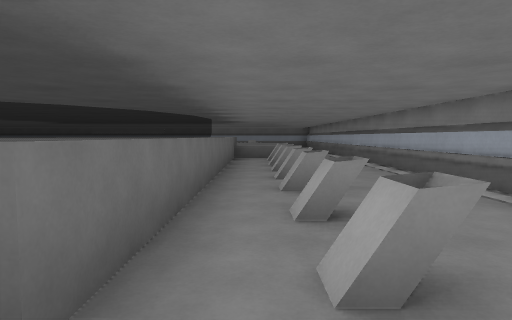
view 1 (above)

21 first-person views from a walk through a level from a Godot 3-D game. The camera is 1.2 m above the floor, tilts 4° down and sees 75° across. The floor is counted in squares, 2 m on a side. Each view is taken from the middle of a square. On the plan, view 1 faces up. The plan holds only what a view shows up to about 10 squares ahead; the rest is blank. The place goes on beyond the plan. Characters and animated objects are left out. Surface patterns are stand-ins for the level's own textures.

view 2
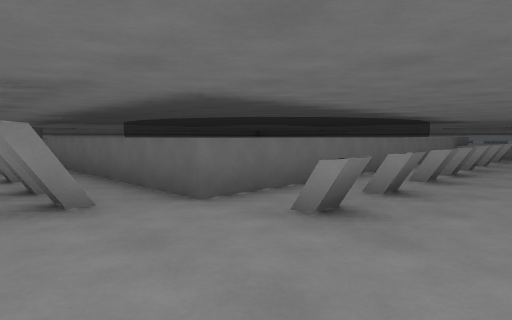

view 3
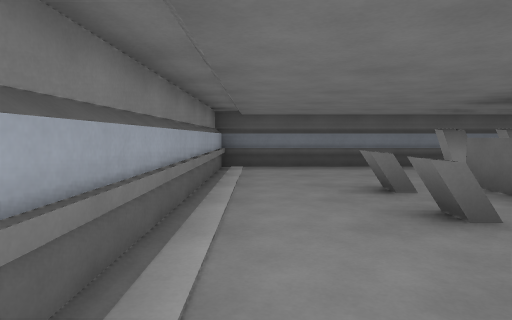

view 4
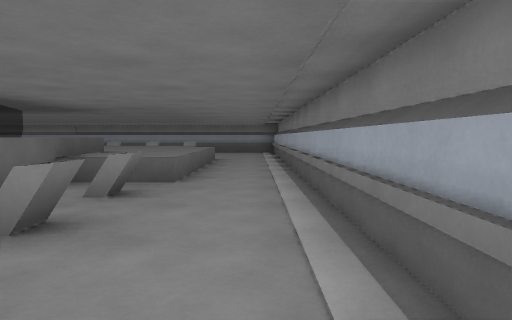

view 5
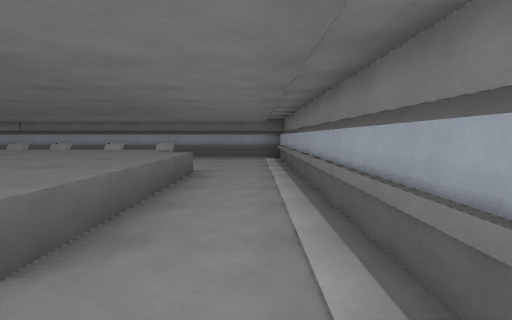

view 6
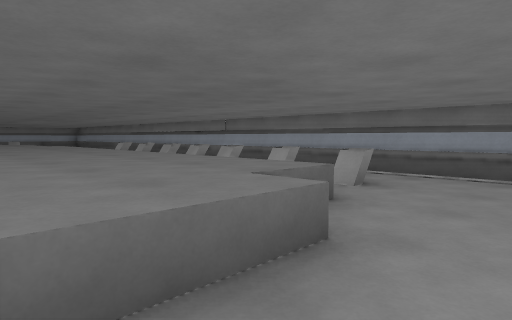

view 7
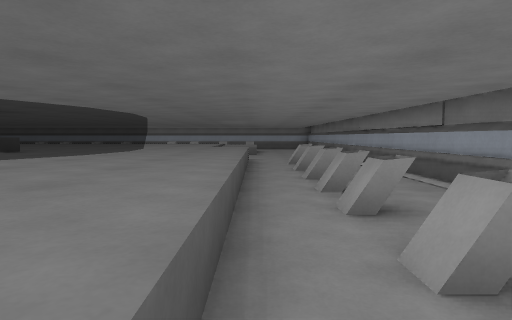

view 8
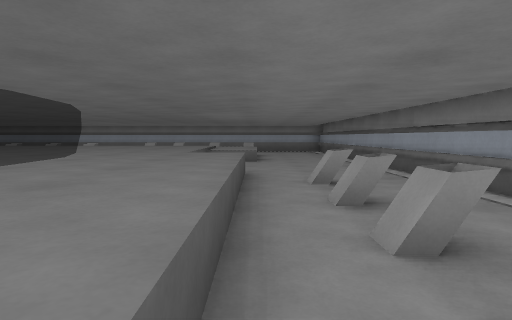

view 9
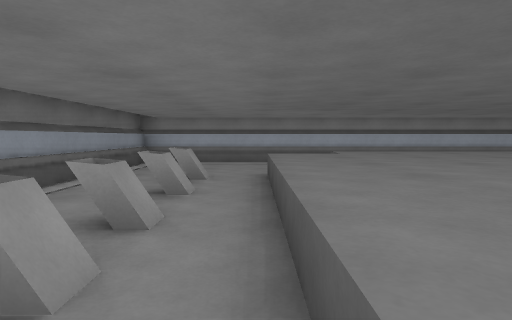

view 10
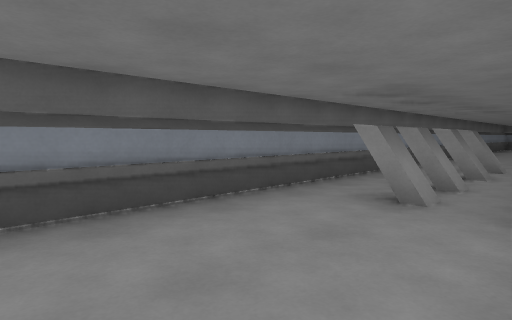

view 11
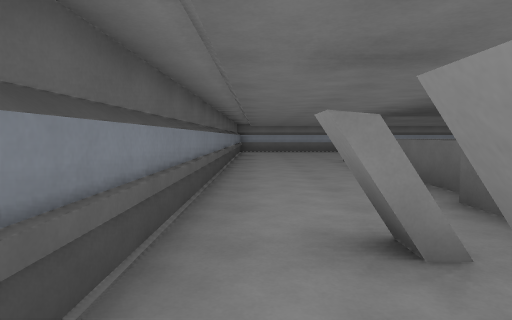

view 12
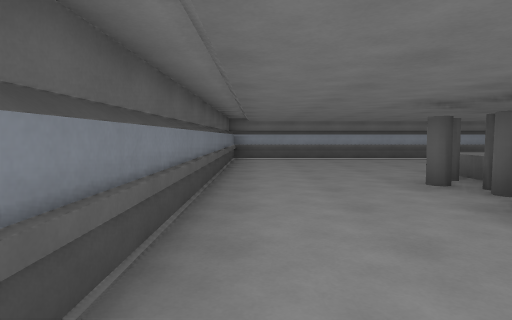

view 13
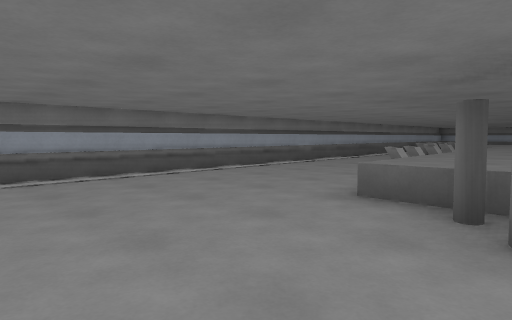

view 14
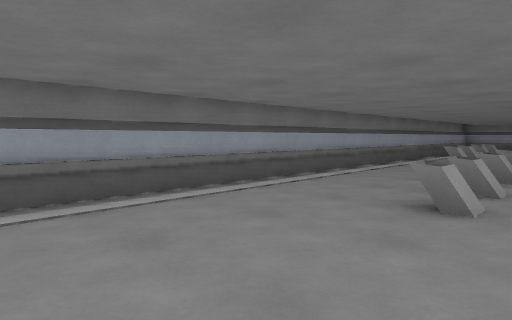

view 15
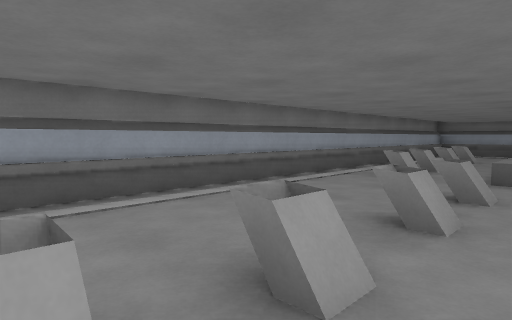

view 16
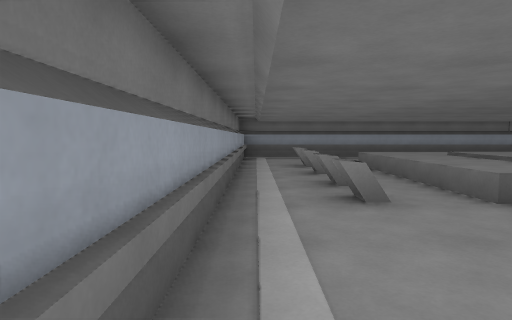

view 17
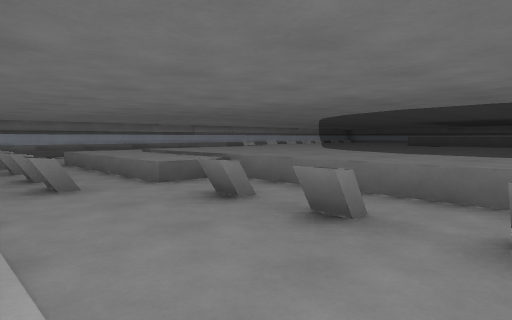

view 18
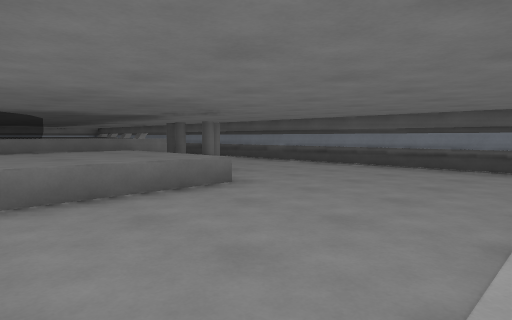

view 19
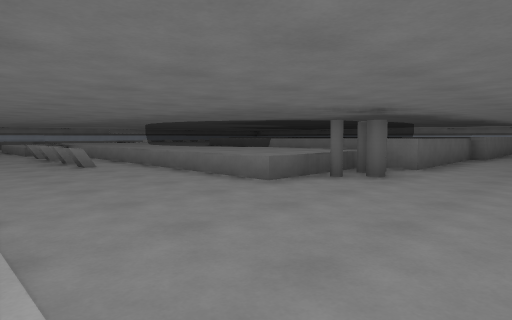

view 20
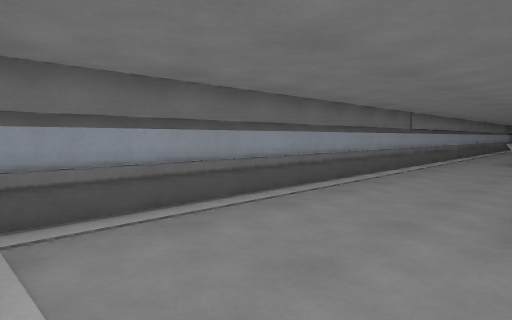

view 21
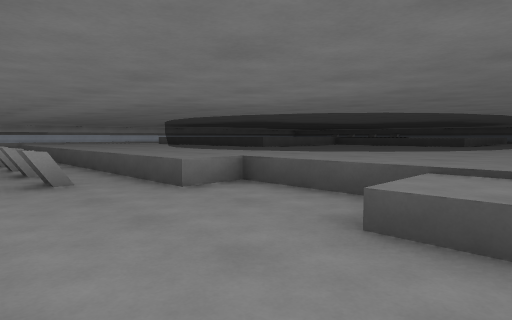

### Floor plan
Key: @ floor where view 1 was taken; # wall or solid block; x gap in a wall; . floor; = window, fence, low wall or low ledge.
Columns run from 17 left of view 1 to 3 right of it. Each row starts with its distance up from view 1.
 18 #####################
 17 #...................#
 16 #..........##x......#
 15 #... ##.............#
 14 #...###..=========..#
 13 #...=##==#########=.#
 12 #...=#####      ##=.#
 11 #...=###        ##=.#
 10 #..#.=#         #==.#
  9 #....=#         =...#
  8 #....=#        #=...#
  7 #..x.=#        #=.#.#
  6 #..#.=#        #=.#.#
  5 #....=#        #=.#.#
  4 #....=##       #=.#.#
  3 #....=######  ##=...#
  2 #....=##===#####=...#
  1 #..........=##=##.#.#
  0 #...........##.##@..#
 -1 #...................#
 -2 #####################

Where each view was taken, in squares from view 1:
view 1: 0 up, 0 right, facing up
view 2: 1 down, 2 right, facing up-left
view 3: 5 up, 2 right, facing down
view 4: 5 up, 2 right, facing up
view 5: 8 up, 2 right, facing up
view 6: 12 up, 2 right, facing up-left
view 7: 15 up, 0 right, facing left
view 8: 15 up, 3 left, facing left
view 9: 15 up, 5 left, facing right
view 10: 1 up, 2 right, facing down-left
view 11: 1 down, 3 left, facing left
view 12: 1 down, 7 left, facing left
view 13: 1 down, 11 left, facing up-left
view 14: 3 up, 13 left, facing up-left
view 15: 6 up, 13 left, facing up-left
view 16: 8 up, 16 left, facing up
view 17: 7 up, 16 left, facing up-right
view 18: 5 up, 16 left, facing down-right
view 19: 1 down, 16 left, facing up-right
view 20: 15 up, 16 left, facing up-right
view 21: 17 up, 12 left, facing down-right
